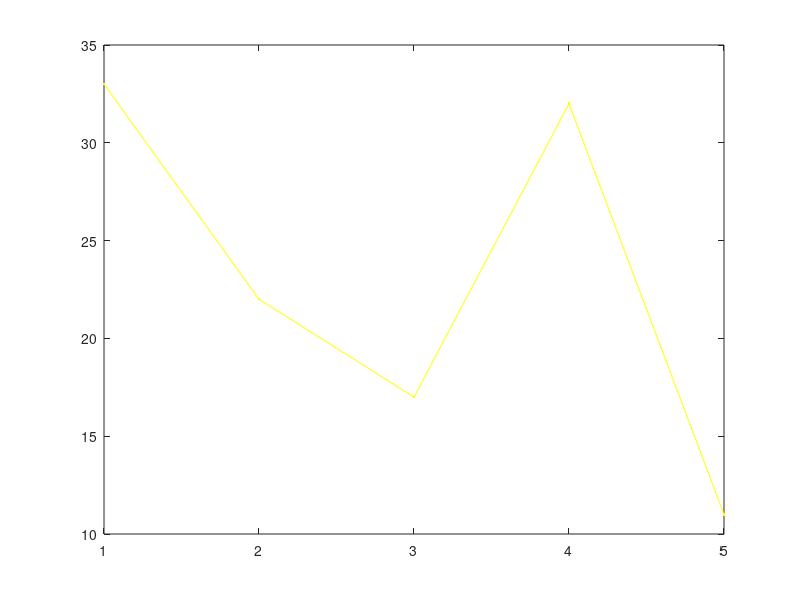
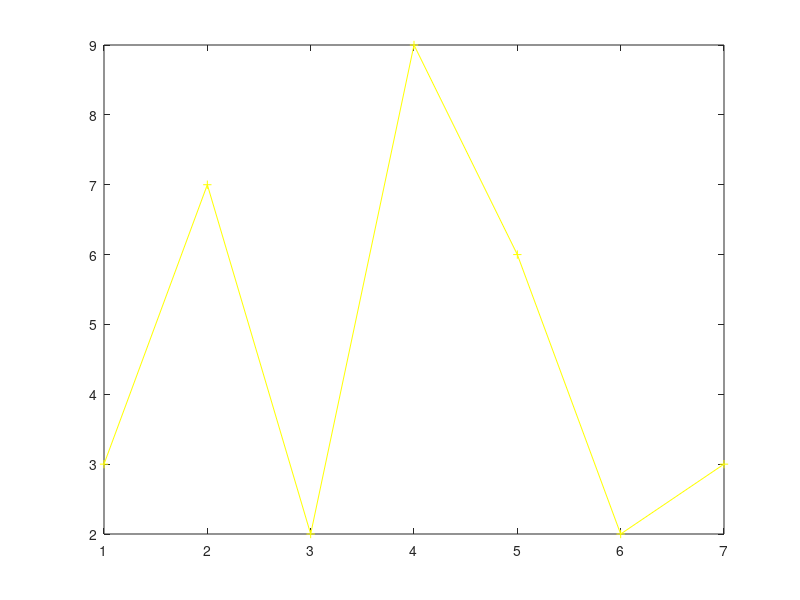

Reproduce these figures in MATLAB, in order.
y = [33 22 17 32 11];
z = [3 7 2 9 6 2 3];

figure(1);
y_handle = plot(y);
figure(2);
z_handle = plot(z);

somecolors = 'bgrcmyk';
somemarkers = '.ox+*sd';

set(y_handle,'Color',somecolors(randi(length(somecolors))),...
    'Marker',somemarkers(randi(length(somemarkers))));
set(z_handle,'Color',somecolors(randi(length(somecolors))),...
    'Marker',somemarkers(randi(length(somemarkers))));
